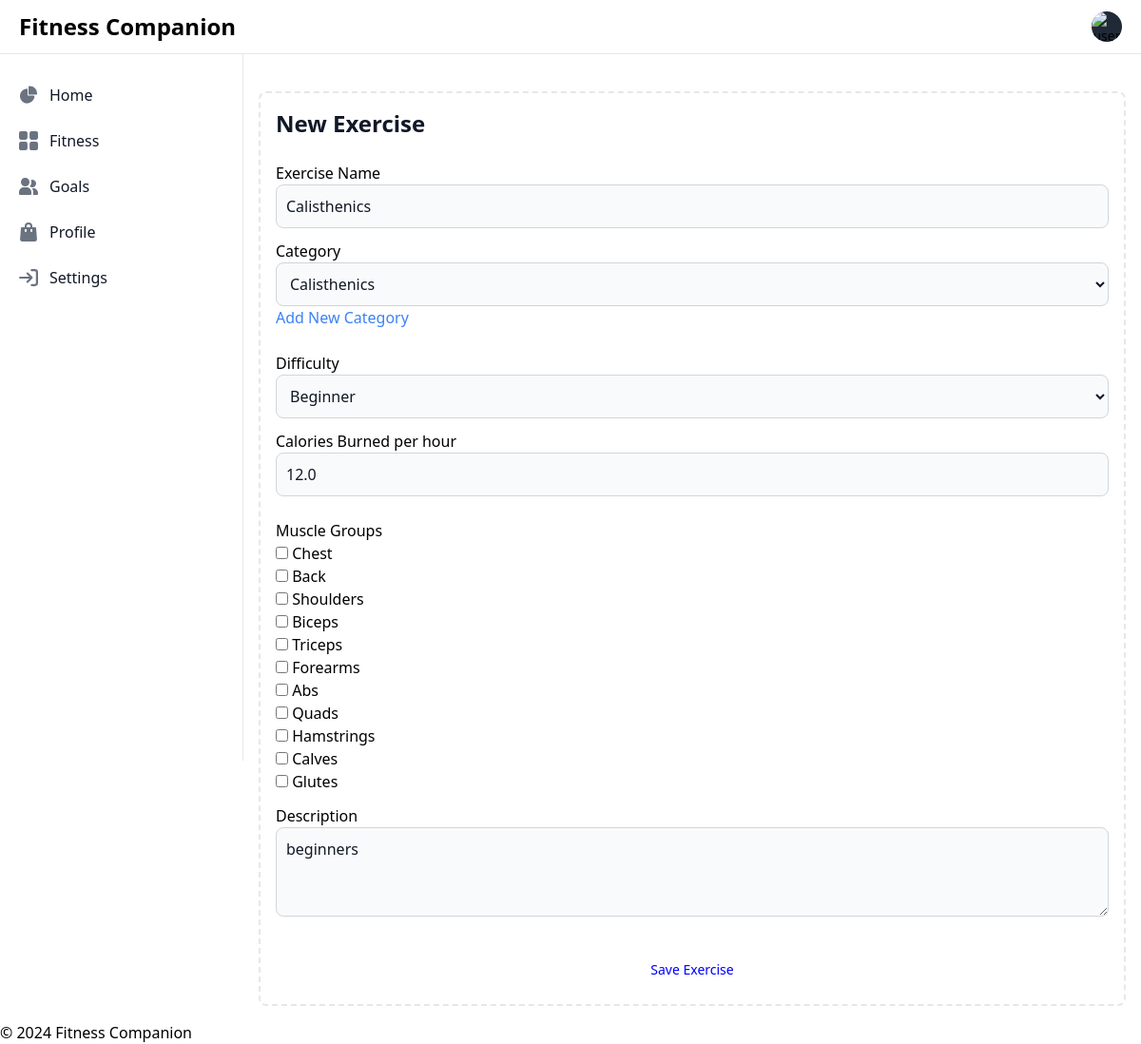
Page /fitness/exercise/2/update/ (signed in) on the earlier database version.
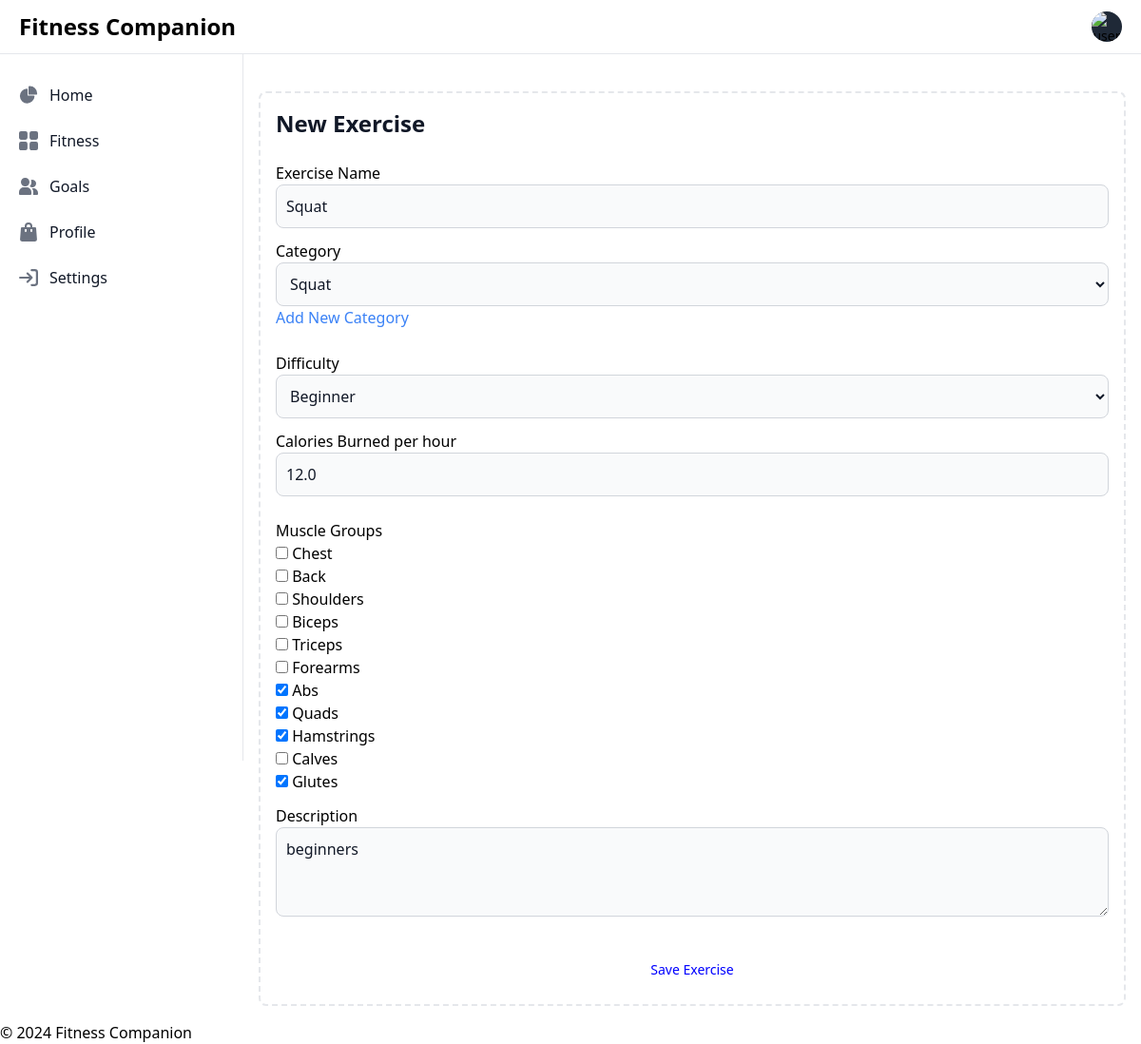
Same page on the later database version.
### fitness/models.py (models this page shows, shortened)
class Exercise(models.Model):
    DIFFICULTY_LEVELS = [
        ("beginner", "Beginner"),
        ("intermediate", "Intermediate"),
        ("advanced", "Advanced"),
    ]
    user = models.ForeignKey(settings.AUTH_USER_MODEL, on_delete=models.CASCADE)
    created_at = models.DateTimeField(auto_now_add=True)
    name = models.CharField(max_length=200)
    category = models.ForeignKey(ExerciseCategory, on_delete=models.SET_NULL, null=True)
    description = models.TextField(blank=True)
    calories_burned_per_hour = models.FloatField(validators=[MinValueValidator(0)])
    difficulty = models.CharField(max_length=20, choices=DIFFICULTY_LEVELS)
    muscle_groups = models.ManyToManyField("MuscleGroup")

### fitness/views.py (the view)
# urls.py: path('exercise/<int:exercise_id>/update/', views.update_exercise, name='update_exercise'),
@login_required
def update_exercise(request, exercise_id):
    exercise = get_object_or_404(Exercise, id=exercise_id)
    if request.method == 'POST':
        form = ExerciseForm(request.POST, instance=exercise)
        if form.is_valid():
            form.save()
            messages.success(request, 'Exercise updated successfully.')
            return redirect('exercise_detail', exercise_id=exercise.id)
    else:
        form = ExerciseForm(instance=exercise)
    return render(request, 'new_exercise.html', {'form': form, 'exercise': exercise})

### fitness/forms.py
class ExerciseForm(forms.ModelForm):
    class Meta:
        model = Exercise
        fields = [
            "name",
            "category",
            "description",
            "calories_burned_per_hour",
            "difficulty",
            "muscle_groups",
        ]
        widgets = {
            "muscle_groups": forms.CheckboxSelectMultiple(),
            "calories_burned_per_hour": forms.NumberInput(attrs={"step": "0.01", "class": formClass}),
            "difficulty": forms.Select(attrs={"class": formClass}),
            "category": forms.Select(attrs={"class": formClass}),
            "name": forms.TextInput(attrs={"class": formClass}),
            "description": forms.Textarea(attrs={"class": formClass, "rows": 3}),
        }

### fitness/models.py (called while the page is built)
    def __str__(self):
        return self.name

    def __str__(self):
        return self.name

### templates/new_exercise.html (shortened to what this page needs)
{% extends "base.html" %}
{% block content %}
<div class="row">
    <div class="col-md-8 offset-md-2">
        <div class="card">
            <div class="flex items-center mb-6 text-2xl font-semibold text-gray-900 dark:text-whiter">
                <h2>New Exercise</h2>
            </div>
            <div class="card-body">
                <form class="space-y-4 md:space-y-6" method="post">
                    <div class="row">
                        <div class="col-md-6 mb-3">
                            <label>Exercise Name</label>
                            {{ form.name }}
                        </div>
                        <div class="col-md-6 mb-3">
                            <label>Category</label>
                            {{ form.category }}
                        <a href="{% url 'add_category' %}" class="text-blue-500 hover:underline">Add New Category</a>
                        </div>
                    </div>
                    <div class="row">
                        <div class="col-md-6 mb-3">
                            <label>Difficulty</label>
                            {{ form.difficulty }}
                        </div>
                        <div class="col-md-6 mb-3">
                            <label>Calories Burned per hour</label>
                            {{ form.calories_burned_per_hour }}
                        </div>
                    </div>
                    <div class="row">
                        <div class="col-md-6 mb-3">
                            <label>Muscle Groups</label>
                            {{ form.muscle_groups }}
                        </div>
                        <div class="col-md-6 mb-3">
                            <label>Description</label>
                            {{ form.description }}
                        </div>
                    </div>
                    <button type="submit" class="w-full text-blue-500 bg-white hover:bg-gray-100 focus:ring-4 focus:outline-none focus:ring-blue-300 font-medium rounded-lg text-sm px-5 py-2.5 text-center" style="color: blue;">Save Exercise</button>
                </form>
            </div>
        </div>
    </div>
</div>
{% endblock %}

Differences in the rows shown:
changed Exercise "Beginner": name "Calisthenics" → "Squat"; category "Calisthenics" → "Squat"
Other differences:
form field muscle_groups: "☐ ☐ ☐ ☐ ☐ ☐ ☐ ☐ ☐ ☐ ☐" → "☐ ☐ ☐ ☐ ☐ ☐ ☑ ☑ ☑ ☐ ☑"
